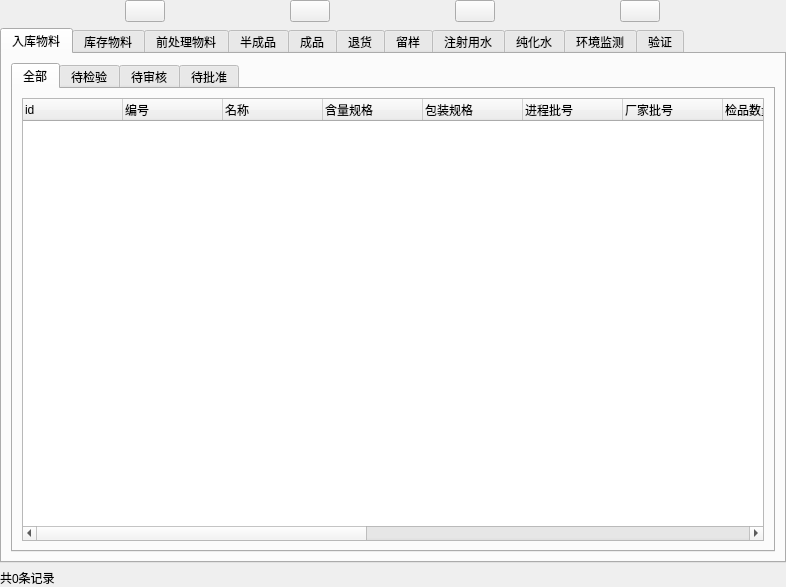
<?xml version="1.0" encoding="UTF-8"?>
<ui version="4.0">
 <class>Form</class>
 <widget class="QWidget" name="Form">
  <property name="geometry">
   <rect>
    <x>0</x>
    <y>0</y>
    <width>786</width>
    <height>587</height>
   </rect>
  </property>
  <property name="windowTitle">
   <string>Form</string>
  </property>
  <layout class="QGridLayout" name="gridLayout">
   <property name="leftMargin">
    <number>0</number>
   </property>
   <property name="topMargin">
    <number>0</number>
   </property>
   <property name="rightMargin">
    <number>0</number>
   </property>
   <property name="bottomMargin">
    <number>0</number>
   </property>
   <item row="2" column="0">
    <layout class="QHBoxLayout" name="horizontalLayout">
     <property name="spacing">
      <number>0</number>
     </property>
     <property name="sizeConstraint">
      <enum>QLayout::SetDefaultConstraint</enum>
     </property>
     <item>
      <widget class="QPushButton" name="refreshButton">
       <property name="sizePolicy">
        <sizepolicy hsizetype="Fixed" vsizetype="Fixed">
         <horstretch>0</horstretch>
         <verstretch>0</verstretch>
        </sizepolicy>
       </property>
       <property name="toolTip">
        <string>&lt;html&gt;&lt;head/&gt;&lt;body&gt;&lt;p&gt;刷新&lt;/p&gt;&lt;/body&gt;&lt;/html&gt;</string>
       </property>
       <property name="styleSheet">
        <string notr="true"/>
       </property>
       <property name="text">
        <string/>
       </property>
       <property name="icon">
        <iconset resource="../../stuff/views/stuffimages.qrc">
         <normaloff>:/logo/images/refresh.png</normaloff>:/logo/images/refresh.png</iconset>
       </property>
       <property name="iconSize">
        <size>
         <width>30</width>
         <height>30</height>
        </size>
       </property>
      </widget>
     </item>
     <item>
      <widget class="QPushButton" name="queryButton">
       <property name="sizePolicy">
        <sizepolicy hsizetype="Fixed" vsizetype="Fixed">
         <horstretch>0</horstretch>
         <verstretch>0</verstretch>
        </sizepolicy>
       </property>
       <property name="toolTip">
        <string>&lt;html&gt;&lt;head/&gt;&lt;body&gt;&lt;p&gt;查询记录&lt;/p&gt;&lt;/body&gt;&lt;/html&gt;</string>
       </property>
       <property name="text">
        <string/>
       </property>
       <property name="icon">
        <iconset resource="../../stuff/views/stuffimages.qrc">
         <normaloff>:/logo/images/query.png</normaloff>:/logo/images/query.png</iconset>
       </property>
       <property name="iconSize">
        <size>
         <width>30</width>
         <height>30</height>
        </size>
       </property>
      </widget>
     </item>
     <item>
      <widget class="QPushButton" name="recordButton">
       <property name="sizePolicy">
        <sizepolicy hsizetype="Fixed" vsizetype="Fixed">
         <horstretch>0</horstretch>
         <verstretch>0</verstretch>
        </sizepolicy>
       </property>
       <property name="toolTip">
        <string>&lt;html&gt;&lt;head/&gt;&lt;body&gt;&lt;p&gt;查看记录&lt;/p&gt;&lt;/body&gt;&lt;/html&gt;</string>
       </property>
       <property name="text">
        <string/>
       </property>
       <property name="icon">
        <iconset resource="../../stuff/views/stuffimages.qrc">
         <normaloff>:/logo/images/record.png</normaloff>:/logo/images/record.png</iconset>
       </property>
       <property name="iconSize">
        <size>
         <width>30</width>
         <height>30</height>
        </size>
       </property>
      </widget>
     </item>
     <item>
      <widget class="QPushButton" name="printerButton">
       <property name="sizePolicy">
        <sizepolicy hsizetype="Fixed" vsizetype="Fixed">
         <horstretch>0</horstretch>
         <verstretch>0</verstretch>
        </sizepolicy>
       </property>
       <property name="toolTip">
        <string>&lt;html&gt;&lt;head/&gt;&lt;body&gt;&lt;p&gt;打印&lt;/p&gt;&lt;/body&gt;&lt;/html&gt;</string>
       </property>
       <property name="text">
        <string/>
       </property>
       <property name="icon">
        <iconset resource="../../stuff/views/stuffimages.qrc">
         <normaloff>:/logo/images/printer.png</normaloff>:/logo/images/printer.png</iconset>
       </property>
       <property name="iconSize">
        <size>
         <width>30</width>
         <height>30</height>
        </size>
       </property>
      </widget>
     </item>
    </layout>
   </item>
   <item row="4" column="0">
    <widget class="QLabel" name="countlabel">
     <property name="text">
      <string>共0条记录</string>
     </property>
    </widget>
   </item>
   <item row="3" column="0">
    <widget class="QTabWidget" name="tabWidget">
     <property name="currentIndex">
      <number>0</number>
     </property>
     <widget class="QWidget" name="tab_0">
      <attribute name="title">
       <string>入库物料</string>
      </attribute>
      <layout class="QGridLayout" name="gridLayout_2">
       <item row="0" column="0">
        <widget class="QTabWidget" name="tabWidget_2">
         <property name="currentIndex">
          <number>0</number>
         </property>
         <widget class="QWidget" name="tab_all">
          <attribute name="title">
           <string>全部</string>
          </attribute>
          <layout class="QGridLayout" name="gridLayout_3">
           <item row="0" column="0">
            <widget class="QTreeWidget" name="treeWidget_labrecords">
             <property name="sizePolicy">
              <sizepolicy hsizetype="Expanding" vsizetype="Expanding">
               <horstretch>12</horstretch>
               <verstretch>15</verstretch>
              </sizepolicy>
             </property>
             <property name="selectionMode">
              <enum>QAbstractItemView::ExtendedSelection</enum>
             </property>
             <column>
              <property name="text">
               <string>id</string>
              </property>
             </column>
             <column>
              <property name="text">
               <string>编号</string>
              </property>
             </column>
             <column>
              <property name="text">
               <string>名称</string>
              </property>
             </column>
             <column>
              <property name="text">
               <string>含量规格</string>
              </property>
             </column>
             <column>
              <property name="text">
               <string>包装规格</string>
              </property>
             </column>
             <column>
              <property name="text">
               <string>进程批号</string>
              </property>
             </column>
             <column>
              <property name="text">
               <string>厂家批号</string>
              </property>
             </column>
             <column>
              <property name="text">
               <string>检品数量</string>
              </property>
             </column>
             <column>
              <property name="text">
               <string>样品数量</string>
              </property>
             </column>
             <column>
              <property name="text">
               <string>样品来源</string>
              </property>
             </column>
             <column>
              <property name="text">
               <string>请验人</string>
              </property>
             </column>
             <column>
              <property name="text">
               <string>请验时间</string>
              </property>
             </column>
             <column>
              <property name="text">
               <string>请验备注</string>
              </property>
             </column>
             <column>
              <property name="text">
               <string>取样时间</string>
              </property>
             </column>
             <column>
              <property name="text">
               <string>取样人</string>
              </property>
             </column>
             <column>
              <property name="text">
               <string>取样备注</string>
              </property>
             </column>
            </widget>
           </item>
          </layout>
         </widget>
         <widget class="QWidget" name="tab_checking">
          <attribute name="title">
           <string>待检验</string>
          </attribute>
         </widget>
         <widget class="QWidget" name="tab_doublecheck">
          <attribute name="title">
           <string>待审核</string>
          </attribute>
         </widget>
         <widget class="QWidget" name="tab_approval">
          <attribute name="title">
           <string>待批准</string>
          </attribute>
         </widget>
        </widget>
       </item>
      </layout>
     </widget>
     <widget class="QWidget" name="tab_1">
      <attribute name="title">
       <string>库存物料</string>
      </attribute>
     </widget>
     <widget class="QWidget" name="tab_2">
      <attribute name="title">
       <string>前处理物料</string>
      </attribute>
     </widget>
     <widget class="QWidget" name="tab_3">
      <attribute name="title">
       <string>半成品</string>
      </attribute>
     </widget>
     <widget class="QWidget" name="tab_4">
      <attribute name="title">
       <string>成品</string>
      </attribute>
     </widget>
     <widget class="QWidget" name="tab_5">
      <attribute name="title">
       <string>退货</string>
      </attribute>
     </widget>
     <widget class="QWidget" name="tab_6">
      <attribute name="title">
       <string>留样</string>
      </attribute>
     </widget>
     <widget class="QWidget" name="tab_7">
      <attribute name="title">
       <string>注射用水</string>
      </attribute>
     </widget>
     <widget class="QWidget" name="tab_8">
      <attribute name="title">
       <string>纯化水</string>
      </attribute>
     </widget>
     <widget class="QWidget" name="tab_9">
      <attribute name="title">
       <string>环境监测</string>
      </attribute>
     </widget>
     <widget class="QWidget" name="tab_10">
      <attribute name="title">
       <string>验证</string>
      </attribute>
     </widget>
    </widget>
   </item>
  </layout>
 </widget>
 <resources>
  <include location="../../stuff/views/stuffimages.qrc"/>
 </resources>
 <connections/>
</ui>
